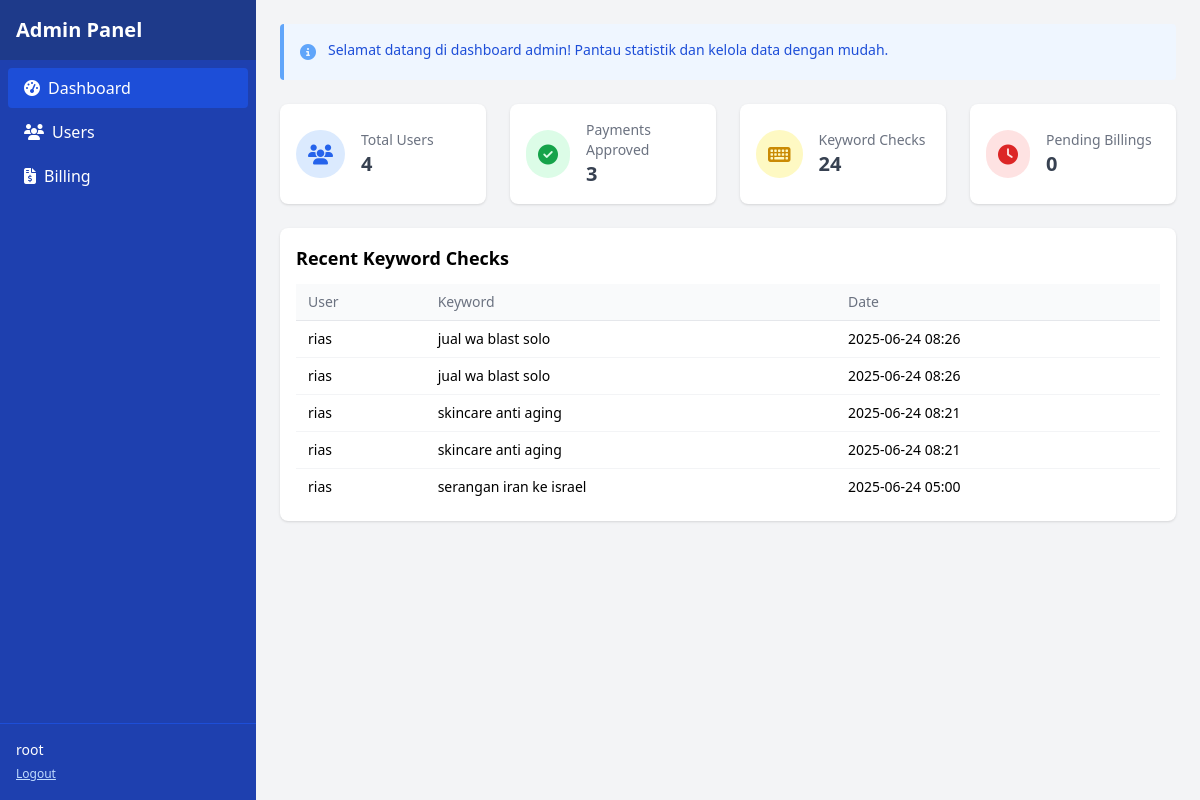
/dashboard/ (signed in), run on the app's committed database.
### core/models.py (models this page shows, shortened)
class CustomUser(AbstractUser):
    ROLE_CHOICES = (
        ('admin', 'Admin'),
        ('user', 'User'),
    )
    role = models.CharField(max_length=10, choices=ROLE_CHOICES, default='user')
    whatsapp_number = models.CharField(max_length=20, blank=True, null=True)
    otp_code = models.CharField(max_length=6, blank=True, null=True)

class RankResult(models.Model):
    user = models.ForeignKey(CustomUser, on_delete=models.CASCADE)
    domain = models.CharField(max_length=255)
    keyword = models.CharField(max_length=255)
    rank = models.PositiveIntegerField()
    url_result = models.URLField()
    checked_at = models.DateTimeField(auto_now_add=True)

### core/views.py (the view, shortened to what this page needs)
# urls.py: path('dashboard/', views.dashboard, name='dashboard'),
@login_required
def dashboard(request):
    if request.user.role == 'admin' or request.user.is_superuser:
        total_users = CustomUser.objects.count()
        total_pembayaran_sukses = Billing.objects.filter(status_pembayaran=True).count()
        total_rank = RankResult.objects.count()
        pending_billings = Billing.objects.filter(status_pembayaran=False).count()
        recent_ranks = RankResult.objects.select_related('user').order_by('-checked_at')[:5]
        users = CustomUser.objects.all().order_by('-date_joined')
        billing_users = Billing.objects.select_related('user').order_by('status_pembayaran')
        return render(request, 'core/dashboard_admin.html', {
            'total_users': total_users,
            'total_pembayaran_sukses': total_pembayaran_sukses,
            'total_rank': total_rank,
            'pending_billings': pending_billings,
            'recent_ranks': recent_ranks,
            'users': users,
            'billing_users': billing_users
        })

### core/templates/core/dashboard_admin.html (shortened to what this page needs)
<!DOCTYPE html>
<html lang="id">
<head>
  <script src="https://cdn.tailwindcss.com"></script>
</head>
<body class="bg-gray-100">
<div class="flex min-h-screen">
  <div class="w-64 bg-blue-800 text-white flex flex-col">
    <div class="p-4 text-xl font-bold bg-blue-900">Admin Panel</div>
    <nav class="flex-1 p-2 space-y-1">
      <a hx-get="{% url 'dashboard_section' 'stats' %}" hx-target="#main-content" hx-swap="innerHTML"
         data-section="stats"
         class="sidebar-link flex items-center px-4 py-2 rounded hover:bg-blue-700">
        <i class="fas fa-tachometer-alt mr-2"></i> Dashboard
      </a>
      <a hx-get="{% url 'dashboard_section' 'users' %}" hx-target="#main-content" hx-swap="innerHTML"
         data-section="users"
         class="sidebar-link flex items-center px-4 py-2 rounded hover:bg-blue-700">
        <i class="fas fa-users mr-2"></i> Users
      </a>
      <a hx-get="{% url 'dashboard_section' 'billing' %}" hx-target="#main-content" hx-swap="innerHTML"
         data-section="billing"
         class="sidebar-link flex items-center px-4 py-2 rounded hover:bg-blue-700">
        <i class="fas fa-file-invoice-dollar mr-2"></i> Billing
      </a>
    </nav>
    <div class="p-4 border-t border-blue-700">
      <div>
        <p class="text-sm font-medium">{{ request.user.username }}</p>
        <a href="{% url 'logout' %}" class="text-xs underline text-blue-200">Logout</a>
      </div>
    </div>
  </div>
  <div class="flex-1 p-6" id="main-content">
    {% include 'core/dashboard_stats.html' %}
  </div>
</div>
</body>
</html>

### core/templates/core/dashboard_stats.html
<div>
  <div class="bg-blue-50 border-l-4 border-blue-400 p-4 mb-6 rounded">
    <div class="flex">
      <div class="flex-shrink-0">
        <i class="fas fa-info-circle text-blue-400"></i>
      </div>
      <div class="ml-3 text-blue-700 text-sm">
        Selamat datang di dashboard admin! Pantau statistik dan kelola data dengan mudah.
      </div>
    </div>
  </div>
  <div class="grid grid-cols-1 sm:grid-cols-2 lg:grid-cols-4 gap-6 mb-6">
    <div class="bg-white shadow rounded-lg p-4 flex items-center">
      <div class="p-3 bg-blue-100 rounded-full text-blue-600">
        <i class="fas fa-users fa-lg"></i>
      </div>
      <div class="ml-4">
        <p class="text-sm text-gray-500">Total Users</p>
        <p class="text-xl font-semibold text-gray-700">{{ total_users }}</p>
      </div>
    </div>
    <div class="bg-white shadow rounded-lg p-4 flex items-center">
      <div class="p-3 bg-green-100 rounded-full text-green-600">
        <i class="fas fa-check-circle fa-lg"></i>
      </div>
      <div class="ml-4">
        <p class="text-sm text-gray-500">Payments Approved</p>
        <p class="text-xl font-semibold text-gray-700">{{ total_pembayaran_sukses }}</p>
      </div>
    </div>
    <div class="bg-white shadow rounded-lg p-4 flex items-center">
      <div class="p-3 bg-yellow-100 rounded-full text-yellow-600">
        <i class="fas fa-keyboard fa-lg"></i>
      </div>
      <div class="ml-4">
        <p class="text-sm text-gray-500">Keyword Checks</p>
        <p class="text-xl font-semibold text-gray-700">{{ total_rank }}</p>
      </div>
    </div>
    <div class="bg-white shadow rounded-lg p-4 flex items-center">
      <div class="p-3 bg-red-100 rounded-full text-red-600">
        <i class="fas fa-clock fa-lg"></i>
      </div>
      <div class="ml-4">
        <p class="text-sm text-gray-500">Pending Billings</p>
        <p class="text-xl font-semibold text-gray-700">{{ pending_billings }}</p>
      </div>
    </div>
  </div>
  <div class="bg-white shadow rounded-lg p-4">
    <h3 class="text-lg font-semibold mb-3">Recent Keyword Checks</h3>
    <div class="overflow-x-auto">
      <table class="min-w-full text-sm divide-y divide-gray-200">
        <thead class="bg-gray-50">
          <tr>
            <th class="px-3 py-2 text-left font-medium text-gray-500">User</th>
            <th class="px-3 py-2 text-left font-medium text-gray-500">Keyword</th>
            <th class="px-3 py-2 text-left font-medium text-gray-500">Date</th>
          </tr>
        </thead>
        <tbody class="divide-y divide-gray-100">
          {% for item in recent_ranks %}
          <tr class="hover:bg-gray-50">
            <td class="px-3 py-2">{{ item.user.username }}</td>
            <td class="px-3 py-2">{{ item.keyword }}</td>
            <td class="px-3 py-2">{{ item.checked_at|date:"Y-m-d H:i" }}</td>
          </tr>
          {% empty %}
          <tr>
            <td colspan="3" class="px-3 py-3 text-center text-gray-500">No recent keyword checks.</td>
          </tr>
          {% endfor %}
        </tbody>
      </table>
    </div>
  </div>
</div>

### data on the page
CustomUser: user.username "root"
RankResult: user.username "rias", keyword "jual wa blast solo", checked_at "2025-06-24 08:26"
RankResult: user.username "rias", keyword "jual wa blast solo", checked_at "2025-06-24 08:26"
RankResult: user.username "rias", keyword "skincare anti aging", checked_at "2025-06-24 08:21"
RankResult: user.username "rias", keyword "skincare anti aging", checked_at "2025-06-24 08:21"
RankResult: user.username "rias", keyword "serangan iran ke israel", checked_at "2025-06-24 05:00"

### other printed values
{{ total_users }} "4"
{{ total_pembayaran_sukses }} "3"
{{ total_rank }} "24"
{{ pending_billings }} "0"
